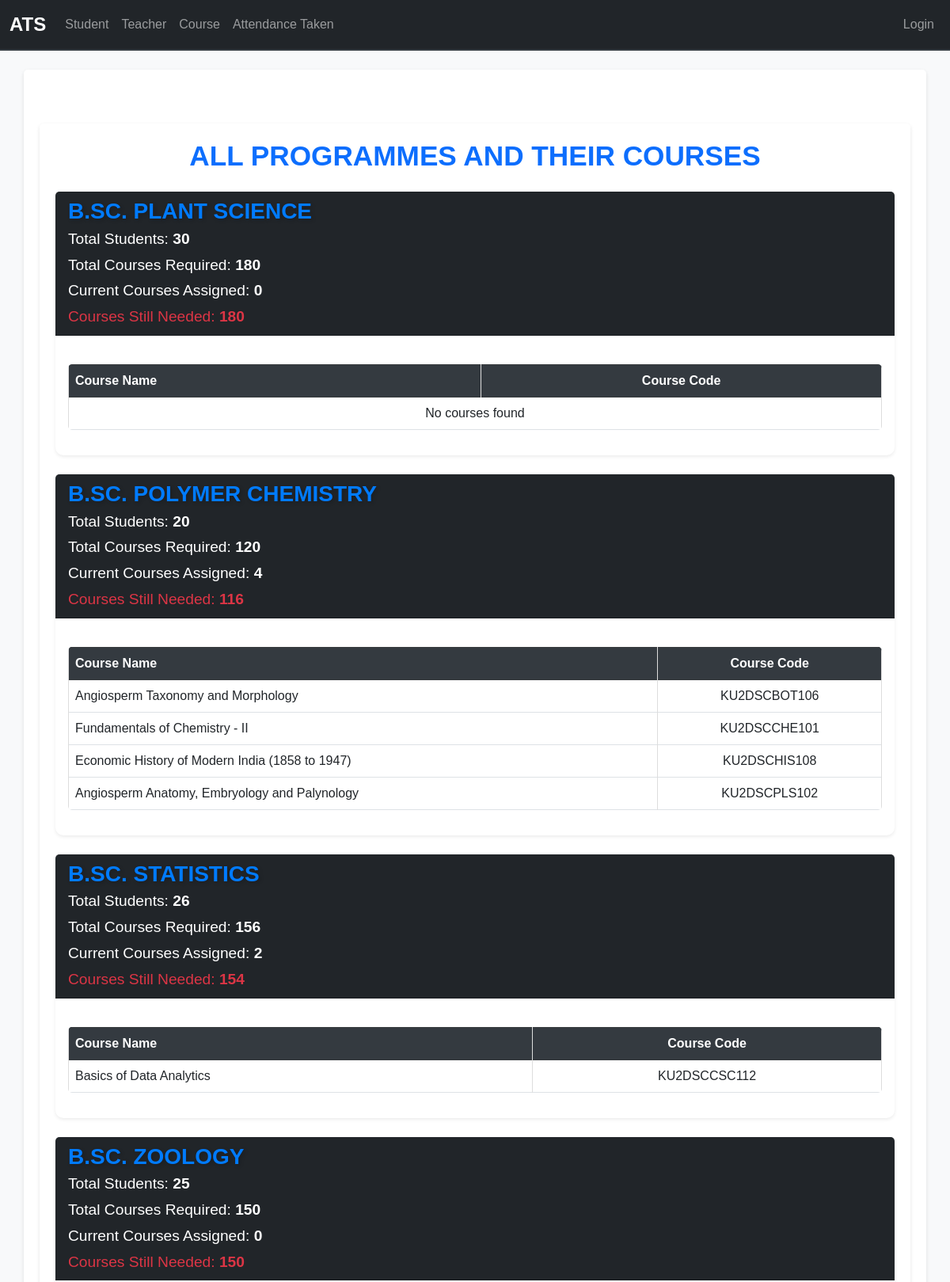
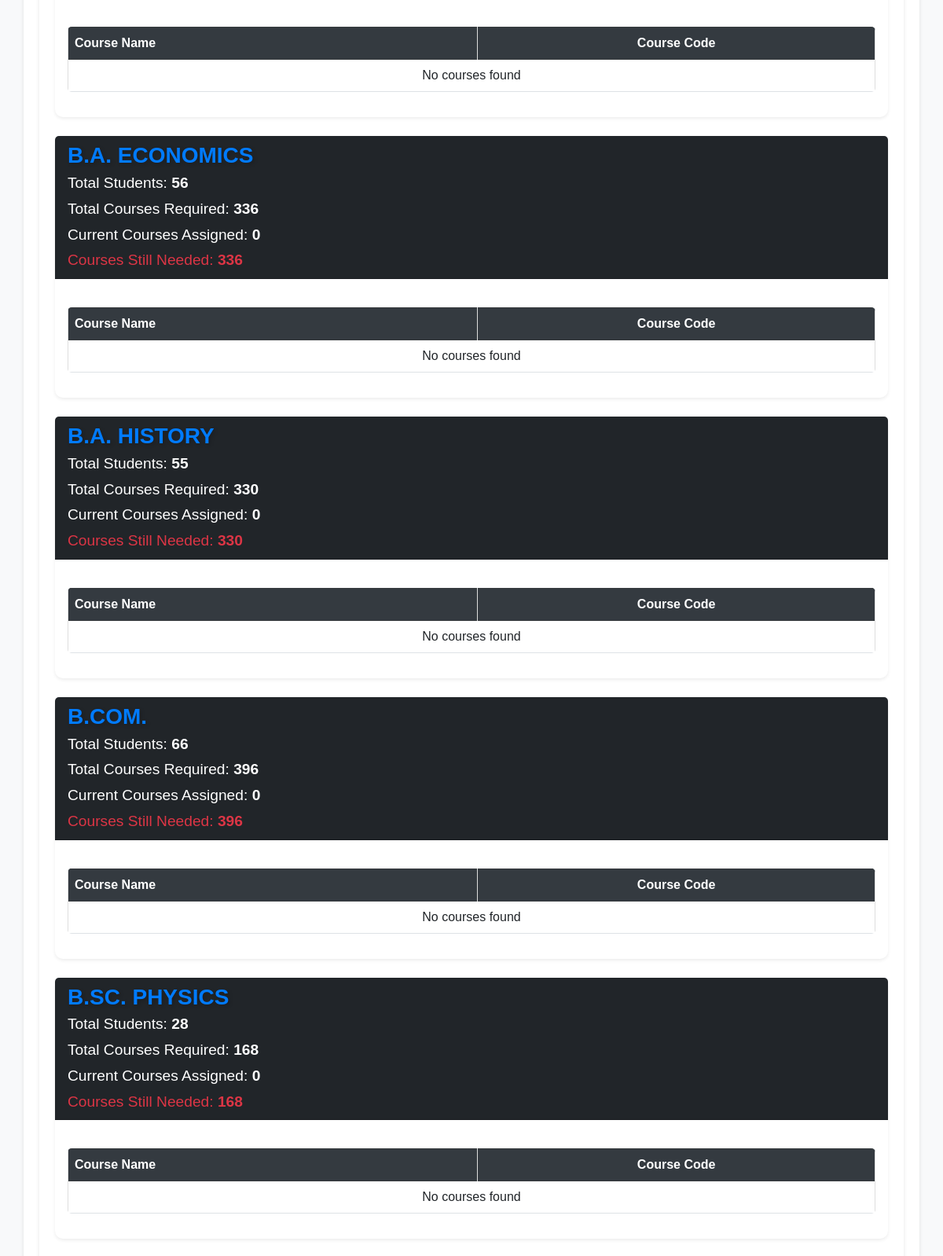
The page /programme_courses_view/ (upper part) on the database its author committed (2 pictures, top to bottom).
### attendance/models.py (models this page shows, shortened)
class Programme(models.Model):
    name = models.CharField(max_length=255)
    department = models.ForeignKey(Department, on_delete=models.CASCADE, related_name="programmes")

class Course(models.Model):
    SEMESTER_CHOICES = [
        ('1', 'First Semester'),
        ('2', 'Second Semester'),
        ('3', 'Third Semester'),
        ('4', 'Fourth Semester'),
        ('5', 'Fifth Semester'),
        ('6', 'Sixth Semester'),
        ('7', 'Seventh Semester'),
        ('8', 'Eighth Semester'),
    ]
    name = models.CharField(max_length=100)
    code = models.CharField(max_length=20)
    semester = models.CharField(max_length=1, choices=SEMESTER_CHOICES)
    credits = models.IntegerField()
    department = models.ForeignKey(Department, on_delete=models.CASCADE)

### attendance/views.py (the view)
# urls.py: path('programme_courses_view/', views.programme_courses_view, name='programme_courses_view'),
def programme_courses_view(request):
    programmes = Programme.objects.all()
    programme_data = []
    for programme in programmes:
        students = Student.objects.filter(programme=programme)
        total_students = students.count()
        total_courses_required = total_students * 6
        student_courses = StudentCourse.objects.filter(student__in=students)
        current_courses_count = student_courses.count()
        difference = total_courses_required - current_courses_count
        course_ids = student_courses.values_list('course', flat=True).distinct()
        courses = Course.objects.filter(id__in=course_ids).order_by('code')
        programme_data.append({
            'programme': programme,
            'courses': courses,
            'total_students': total_students,
            'total_courses_required': total_courses_required,
            'current_courses_count': current_courses_count,
            'difference': difference,  # Add the difference
        })
    context = {
        'programme_data': programme_data,
    }
    return render(request, 'attendance/programme_courses.html', context)

### attendance/context_processors.py (called while the page is built)
def is_hod(request):
    return {'is_hod': request.user.groups.filter(name='HoD').exists()}

### attendance/templates/attendance/programme_courses.html (shortened to what this page needs)
{% extends "base.html" %}
{% block content %}
    <div class="container mt-5">
        <h2 class="text-center text-primary mb-4">All Programmes and Their Courses</h2>
        {% for data in programme_data %}
        <div class="card mb-4 shadow-sm page-break">
            <div class="card-header bg-dark text-white">
                <h4 class="programme-name mb-1">{{ data.programme.name }}</h4>
                <p class="mb-1">Total Students: <strong>{{ data.total_students }}</strong></p>
                <p class="mb-1">Total Courses Required: <strong>{{ data.total_courses_required }}</strong></p>
                <p class="mb-1">Current Courses Assigned: <strong>{{ data.current_courses_count }}</strong></p>
                {% if data.difference > 0 %}
                    <p class="text-danger mb-0">Courses Still Needed: <strong>{{ data.difference }}</strong></p>
                {% endif %}
            </div>
            <div class="card-body">
                <table class="table table-bordered table-hover">
                    <thead class="table-dark">
                        <tr>
                            <th>Course Name</th>
                            <th>Course Code</th>
                        </tr>
                    </thead>
                    <tbody>
                        {% for course in data.courses %}
                        <tr>
                            <td>{{ course.name }}</td>
                            <td>{{ course.code }}</td>
                        </tr>
                        {% empty %}
                        <tr>
                            <td colspan="2" class="text-center">No courses found</td>
                        </tr>
                        {% endfor %}
                    </tbody>
                </table>
            </div>
        </div>
        {% endfor %}
    </div>
{% endblock %}

### static/base.css (style rules this page uses)
html, body { font-family: 'Arial', sans-serif; background-color: #f8f9fa; color: #212529; height: 100%; margin: 0; display: flex; flex-direction: column; }
.container { flex: 1; background-color: #ffffff; border-radius: 5px; box-shadow: 0 2px 5px rgba(0, 0, 0, 0.1); padding: 20px; }
table { width: 100%; border-collapse: collapse; margin: 20px 0; }
table th, table td { border: 1px solid #ddd; padding: 8px; text-align: left; }
table th { background-color: #343a40; color: #ffffff; }
table tr:nth-child(even) { background-color: #f2f2f2; }
.text-center { text-align: center; }
.mb-4 { margin-bottom: 1.5rem; }

### attendance/templates/attendance/programme_courses.html (style rules this page uses)
body { font-family: 'Arial', sans-serif; background-color: #f8f9fa; color: #212529; }
h2 { font-size: 2.2rem; font-weight: bold; text-transform: uppercase; }
.programme-name { font-size: 1.75rem; font-weight: bold; color: #007bff; text-transform: uppercase; text-shadow: 2px 2px 5px rgba(0, 0, 0, 0.2); }
.card { border: none; border-radius: 10px; box-shadow: 0px 4px 8px rgba(0, 0, 0, 0.1); transition: transform 0.2s ease-in-out; }
.card-header { background-color: #343a40; color: white; font-size: 1.2rem; }
.table { border-radius: 5px; overflow: hidden; }
.table th { background-color: #343a40; color: white; }
.table td { background-color: white; }
.table td:nth-child(2), .table th:nth-child(2) { text-align: center; }

### rows shown on the page
Programme: programme.name "B.SC. PLANT SCIENCE", total_students "30", total_courses_required "180", current_courses_count "0", difference "180"
Programme: programme.name "B.SC. POLYMER CHEMISTRY", total_students "20", total_courses_required "120", current_courses_count "4", difference "116"
Course: name "Angiosperm Taxonomy and Morphology", code "KU2DSCBOT106"
Course: name "Fundamentals of Chemistry - II", code "KU2DSCCHE101"
Course: name "Economic History of Modern India (1858 to 1947)", code "KU2DSCHIS108"
Course: name "Angiosperm Anatomy, Embryology and Palynology", code "KU2DSCPLS102"
Programme: programme.name "B.SC. STATISTICS", total_students "26", total_courses_required "156", current_courses_count "2", difference "154"
Course: name "Basics of Data Analytics", code "KU2DSCCSC112"
Programme: programme.name "B.SC. ZOOLOGY", total_students "25", total_courses_required "150", current_courses_count "0", difference "150"
Programme: programme.name "B.A. ECONOMICS", total_students "56", total_courses_required "336", current_courses_count "0", difference "336"
Programme: programme.name "B.A. HISTORY", total_students "55", total_courses_required "330", current_courses_count "0", difference "330"
Programme: programme.name "B.COM.", total_students "66", total_courses_required "396", current_courses_count "0", difference "396"
Programme: programme.name "B.SC. PHYSICS", total_students "28", total_courses_required "168", current_courses_count "0", difference "168"
